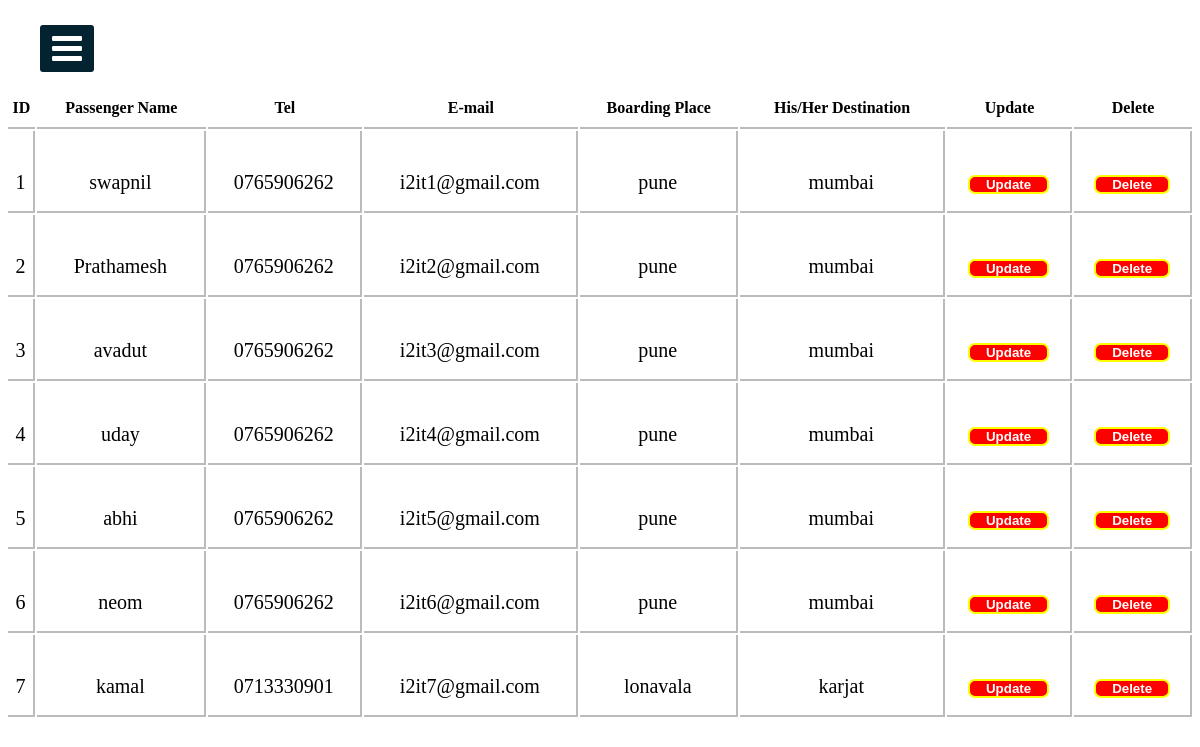
The app's page /BookingManage.php with its own data.
### tables this page shows
CREATE TABLE `booking` (
  `id` int(11) NOT NULL,
  `passenger_name` varchar(255) NOT NULL,
  `telephone` varchar(255) NOT NULL,
  `email` varchar(255) NOT NULL,
  `boarding_place` varchar(255) NOT NULL,
  `Your_destination` varchar(255) NOT NULL
);

### BookingManage.php (the view, shortened to what this page needs)
<?php include("connection.php")?>
<!DOCTYPE html>
<html>
<head>
  <link rel="stylesheet" href="https://cdnjs.cloudflare.com/ajax/libs/font-awesome/4.7.0/css/font-awesome.min.css">
<link rel="stylesheet" href="cssfile/sidebar.css">
</head>
<body>
  <label for="check">
<i class="fa fa-bars" id="btn"></i>
  </label>
<div class="sidebar2">
    <h1 class="adminTopic">Booking Peoples...</h1>
<?php
    $sqlget="SELECT * FROM booking";
    $sqldata=mysqli_query($conn,$sqlget) or die('error getting');
    echo "<table>";
    echo "<tr>
      <th>ID</th>
    <th>Passenger Name</th>
    <th>Tel</th>
    <th>E-mail</th>
    <th>Boarding Place</th>
    <th>His/Her Destination</th>
    <th>Update</th>
    <th>Delete</th>
       </tr>";
       while ($row=mysqli_fetch_array($sqldata,MYSQLI_ASSOC))
       {
        echo "<tr><td>";
        echo $row['id'];
        echo "</td><td>";
        echo $row['passenger_name'];
        echo "</td><td>";
        echo $row['telephone'];
        echo "</td><td>";
        echo $row['email'];
        echo "</td><td>";
        echo $row['boarding_place'];
        echo "</td><td>";
        echo $row['Your_destination'];
        echo "</td>";
        ?>
        <td>
        <button style="border:2px solid yellow; border-radius:7px; background-color:red;color:white;">
          <a href="updateBooking.php?id=<?php echo $row['id'];?>">
          Update
          </a>
        </button>
        </td>
         <td>
        <button style="border:2px solid yellow; border-radius:7px; background-color:red;color:white;">
          <a href="deleteBooking.php?id=<?php echo $row['id'];?>">
          Delete
          </a>
        </button>
        </td></tr>
<?php
       }
       echo "</table>";
?>
</div>
</body>
</html>

### cssfile/sidebar.css (style rules this page uses)
* { margin: 0; padding: 0; list-style: none; text-decoration: none; }
label #btn, label #cancle { position: absolute; cursor: pointer; background: #042331; color: #fff; border-radius: 3px; }
label #btn { left: 40px; top: 25px; font-size: 35px; color: #fff; padding: 6px 12px; transition: all 0.5s; }

### BookingManage.php (style rules this page uses)
body { background-image: url("image/1.jpg"); background-position: center; background-size: cover; height: 700px; background-repeat: no-repeat; background-attachment: fixed; }
.adminTopic { text-align: center; color: #fff; }
table { width:99%; border-collapse: separate !important; margin:auto; text-align:center; margin-top:50px; background-color: rgb(255, 255, 255); border-radius: 10px 10px 0px 0px; }
table th { border-bottom:2px solid rgb(187, 187, 187); padding:10px 0px 10px 0px; font-family: "balsamiq_sansitalic" !important; }
table tr td { border-right: 2px solid rgb(187, 187, 187); height: 58px; padding: 22px 0px 0px 0px; font-family: "monospace;" !important; border-bottom: 2px solid rgb(187, 187, 187); font-size: 20px; }
table tr td a { color: white; border-radius: 5px; padding: 6px; text-decoration: none; margin: 10px; font-weight: 700; }
button { padding: 5px 5px 5px 5x; }

### records on screen
booking: id "1", passenger_name "swapnil", telephone "0765906262", email "i2it1@gmail.com", boarding_place "pune", Your_destination "mumbai"
booking: id "2", passenger_name "Prathamesh", telephone "0765906262", email "i2it2@gmail.com", boarding_place "pune", Your_destination "mumbai"
booking: id "3", passenger_name "avadut", telephone "0765906262", email "i2it3@gmail.com", boarding_place "pune", Your_destination "mumbai"
booking: id "4", passenger_name "uday", telephone "0765906262", email "i2it4@gmail.com", boarding_place "pune", Your_destination "mumbai"
booking: id "5", passenger_name "abhi", telephone "0765906262", email "i2it5@gmail.com", boarding_place "pune", Your_destination "mumbai"
booking: id "6", passenger_name "neom", telephone "0765906262", email "i2it6@gmail.com", boarding_place "pune", Your_destination "mumbai"
booking: id "7", passenger_name "kamal", telephone "0713330901", email "i2it7@gmail.com", boarding_place "lonavala", Your_destination "karjat"
